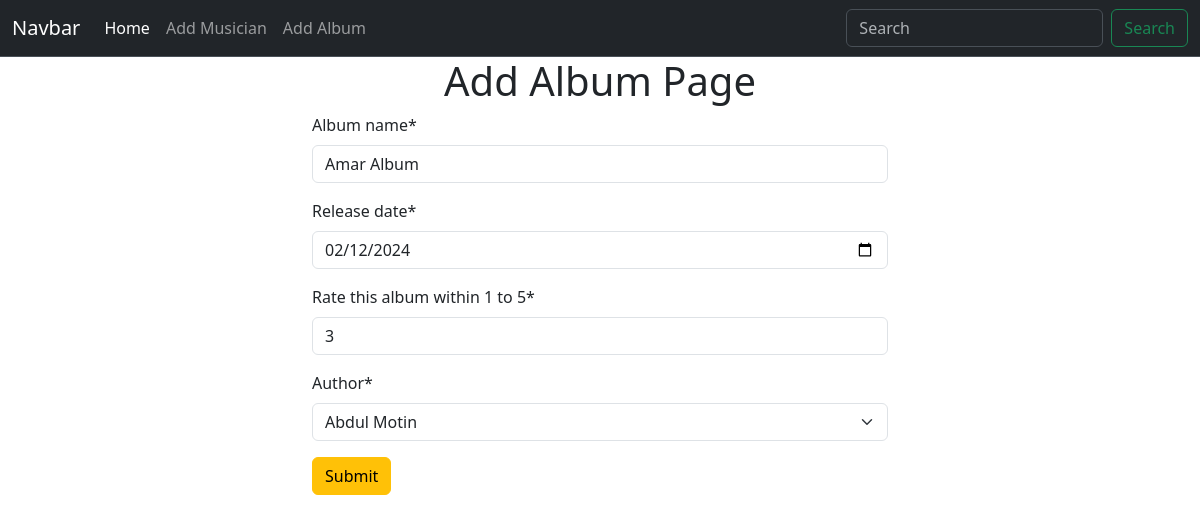
Before: /album/edit/3 with the older database file.
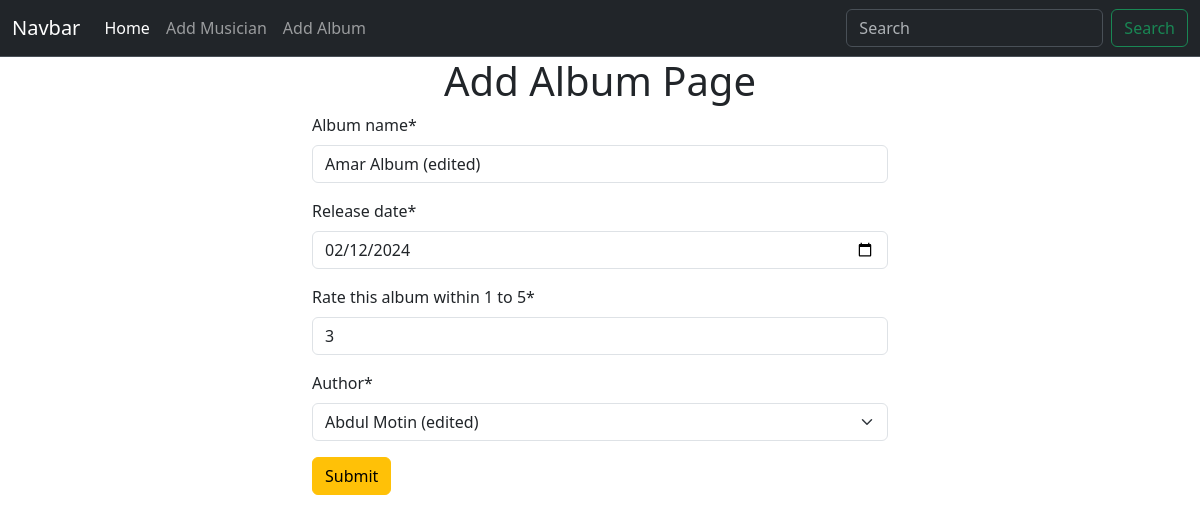
After: the same page with the newer database file.
### album/models.py (models this page shows, shortened)
class Album(models.Model):
    album_name = models.CharField(max_length=100)
    release_date = models.DateField()
    rating = models.IntegerField()
    author = models.ForeignKey(Musician, on_delete =models.CASCADE)

### album/views.py (the view)
# urls.py: path('edit/<int:id>',views.edit_album, name="edit_album"),
def edit_album(request,id):
    album = Album.objects.get(pk=id)
    album_form = AlbumForm(instance=album)
    if request.method == "POST":
        album_form = AlbumForm(request.POST,instance=album )
        if album_form.is_valid():
            album_form.save()
            return redirect('homepage')
    return render(request, 'add_album.html',{'form':album_form})

### album/forms.py
class AlbumForm(forms.ModelForm):
    class Meta:
        model = Album
        fields ="__all__"
        widgets = {
            'release_date':forms.DateInput(attrs={'type':'date'}),
            'rating':forms.NumberInput(attrs={'type':'number','min':1,'max':5,'step':1})
        }
        labels = {
            'rating':'Rate this album within 1 to 5',
        }

### musician/models.py (called while the page is built)
    def __str__(self):
        return f"{self.first_name} {self.last_name}"

### album/templates/add_album.html (shortened to what this page needs)
{% extends 'base.html' %}
{% block content %}
{% load crispy_forms_tags %}
<div class="container w-50">
    <h1 class="text-center">Add Album Page</h1>
    <form method="post">
        {{form|crispy}}
        <button class="btn btn-warning" type="submit">Submit</button>
    </form>
</div>
{% endblock content %}

### templates/base.html (shortened to what this page needs)
<!DOCTYPE html>
<html lang="en">
<head>
    <link href="https://cdn.jsdelivr.net/npm/bootstrap@5.3.3/dist/css/bootstrap.min.css" rel="stylesheet"
>
    <link href="https://cdn.jsdelivr.net/npm/bootstrap@5.3.3/dist/css/bootstrap.min.css" rel="stylesheet"
>
</head>
<body>
    <nav class="navbar navbar-expand-lg bg-dark border-bottom border-body" data-bs-theme="dark">
        <div class="container-fluid">
            <a class="navbar-brand" href="#">Navbar</a>
            <div class="collapse navbar-collapse" id="navbarSupportedContent">
                <ul class="navbar-nav me-auto mb-2 mb-lg-0">
                    <li class="nav-item">
                        <a class="nav-link active" aria-current="page" href="{% url 'homepage' %}">Home</a>
                    </li>
                    <li class="nav-item">
                        <a class="nav-link" href="{% url 'add_musician' %}">Add Musician</a>
                    </li>
                    <li class="nav-item">
                        <a class="nav-link" href="{% url 'add_album' %}">Add Album</a>
                    </li>
                </ul>
                <form class="d-flex" role="search">
                    <input class="form-control me-2" type="search" placeholder="Search" aria-label="Search">
                    <button class="btn btn-outline-success" type="submit">Search</button>
                </form>
            </div>
        </div>
    </nav>
    {% block content %}{% endblock content %}
</body>
</html>

Changed rows visible on the page:
changed Album: album_name "Amar Album" → "Amar Album (edited)"; author "Abdul Motin" → "Abdul Motin (edited)"
